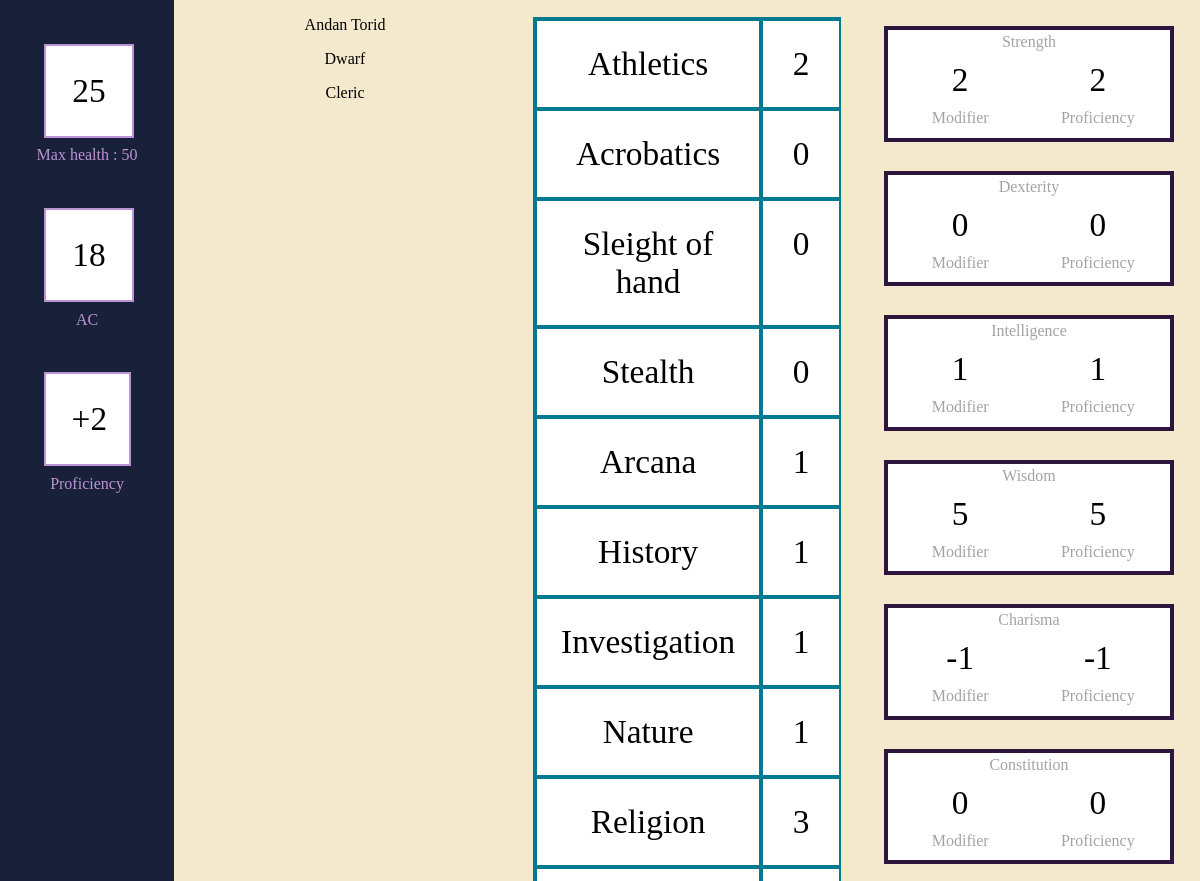
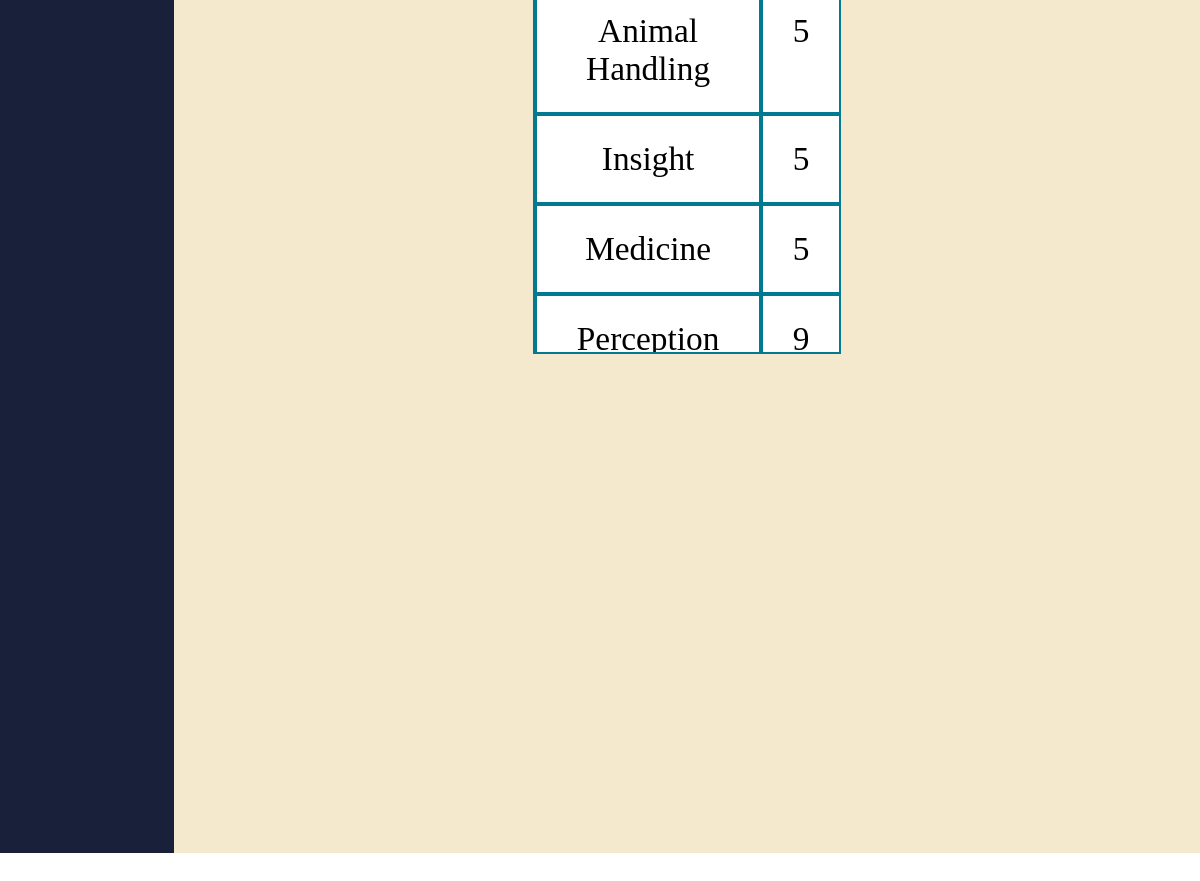
Screenshot of /character/1 with the database file from the repository (2 pictures, top to bottom).
### tables this page shows
CREATE TABLE "Character" (Character_Id INTEGER PRIMARY KEY AUTOINCREMENT, Name TEXT, Race TEXT REFERENCES Race (Race_Id), Class INT REFERENCES Class (Class_Id), Level Type, Background INT REFERENCES Background (Background_Id), HP INT, AC INT, Stats Text, Proficiencies TEXT, Speed INT, Notes TEXT, Current_HP , FOREIGN KEY (Class) REFERENCES Class (Class_Id), FOREIGN KEY (Background) REFERENCES Background (Background_Id));

CREATE TABLE "Race" (Race_Id INTEGER PRIMARY KEY AUTOINCREMENT, Name TEXT, Speed TEXT, ASI TEXT, Languages TEXT, Proficiencies TEXT);

CREATE TABLE Class (Class_Id INTEGER PRIMARY KEY AUTOINCREMENT, Name TEXT, HpDie TEXT, Proficiencies TEXT);

### routes.py (the view)
@app.route('/character/<id>')
def character_main(id):
    conn = sqlite3.connect(db)
    cur = conn.cursor()
    cur.execute('SELECT * FROM Character WHERE Character_Id = ?', (id,))
    character_data = cur.fetchone()
    if character_data is None:
        return redirect("/")
    cur.execute('SELECT Name FROM Race WHERE Race_Id = ?', (character_data[2],))
    race = cur.fetchone()
    cur.execute(f'SELECT Name FROM Class WHERE Class_Id = ?', (character_data[3],))
    classC = cur.fetchone()
    proficiencies = character_data[9].split(',')
    stats = list(map(int, character_data[8].split(',')))
    prof_bonus = ((character_data[4]-1)//4)+2
    i = 0
    skillBonus = []
    stat_data = []
    while (i < 6):
        stat_abilities = skills[i]
        mod=math.floor((stats[i]-10)//2)
        if(proficiencies.count(stat_names[i])!=0):
            stat_data.append([stat_names[i],mod,mod+prof_bonus])
        else:
            stat_data.append([stat_names[i],mod,mod])
        for ability in stat_abilities:
            count = proficiencies.count(ability)
            if (count == 2):
                skillBonus.append((ability, mod+2*prof_bonus))
            elif (count == 1):
                skillBonus.append((ability, mod+prof_bonus))
            else:
                skillBonus.append((ability, mod))
        i += 1
    values_to_list = [character_data[1], race[0], classC[0]]
    other_values = [id,character_data[6],character_data[12],character_data[7],prof_bonus]
    return render_template('CharacterMain.html', character=values_to_list, skillData=skillBonus, other_values=other_values,statData=stat_data)

### templates/CharacterMain.html
{% extends 'sheetLayout.html' %}
{% block content %}
<div class="character_main">
    <div>
        {% for data in character %}
        <P> {{data}}</P>
        {%endfor%}
    </div>
    <div class="skill_mod_grid">
        {% for skill in skillData %}
        <div class="skill_mod">
            {{skill[0]}}
        </div>
        <div class="skill_mod">
            {{skill[1]}}
        </div>
        {%endfor%}
    </div>
    <div class="stat_mod_grid">
        {% for stat in statData %}
        <div class="stat_mod">
            {{stat[0]}}
            <div class = "stat_data">
                <div class = "stat_num">{{stat[1]}}</div>
                <div class = "stat_num">{{stat[2]}}</div>
                <div>Modifier</div>
                <div>Proficiency</div>
            </div>
        </div>
        {%endfor%}
    </div>
</div>
{% endblock %}

### templates/sheetLayout.html (shortened to what this page needs)
<!DOCTYPE html>
<html>
    <head>
        <link rel = 'stylesheet', href = '../static/styles.css'>
    </head>
    <body>
        <div class = 'sheet_container' id="sheet" data-id="{{ other_values[0] }}">
            <div class = 'side_bar'>
                <div>
                    <input type="number" id="HP" value='{{other_values[2]}}' class="side_input">
                </div>
                Max health : {{other_values[1]}}
                <div>
                    <input type="number" id="AC" value='{{other_values[3]}}' class="side_input">
                </div>
                AC
                <div class = 'side_info'>
                    +{{other_values[4]}}
                </div>
                Proficiency
            </div>
            <div class = 'sheet' data-joe = "Joe">
                {% block content %}{% endblock %}
            </div>
        </div>
    </body>
</html>

### static/styles.css (style rules this page uses)
.side_bar { background-color:#182139; height: 100%; min-width: 100%; overflow: hidden; text-align: center; color: #bd93d8; }
.side_info { text-align: center; border: 2px solid #bd93d8; background-color: white; margin:25%; margin-bottom:5%; padding: 15%; font-size: 25pt; color: black; }
.side_input { text-align: center; border: 2px solid #bd93d8; background-color: white; margin:25%; margin-bottom:5%; padding: 15%; font-size: 25pt; color: black; width: 20%; font-family: "Bree Serif", serif; font-weight: 400; }
.sheet_container { display: grid; grid-template-columns:14.5% 85.5%; grid-template-rows: 100%; min-height: 100%; font-family: "Bree Serif", serif; font-weight: 400; font-style: normal; }
.sheet { background-color: #f4e9cd; }
body { margin: 0px; height: 70vw; }
.character_main { display: grid; grid-template-columns: 1fr 1fr 1fr; text-align: center; }
.skill_mod_grid { border: 2px solid #007991; background-color: white; font-size: 25pt; display: grid; grid-template-columns: 4fr 1fr; margin: 5%; height: 70%; overflow-y: scroll; overflow-x: hidden; }
.skill_mod { border: 2px solid #007991; padding:1.5pc; }
.stat_mod_grid { display: grid; grid-template-rows: 1fr 1fr 1fr 1fr 1fr 1fr; margin: 5%; height: 50%; }
.stat_mod { border: 4px solid #2d153c; padding: 1%; margin: 3%; background-color: white; color: #A3A3A3; height: 70%; }
.stat_data { display: grid; grid-template-columns: 1fr 1fr; }
.stat_num { padding: 10px; font-size: 25pt; color: black; }

### rows the page displays
Character: Current_HP "25", Name "Andan Torid"
Race: Name "Dwarf"
Class: Name "Cleric"

### other values shown
{{ other_values[1] }} "50"
{{ other_values[4] }} "2"
{{ skill[0] }} "Athletics" "Acrobatics" "Sleight of hand" "Stealth" "Arcana" "History" "Investigation" "Nature" "Religion" "Animal Handling" "Insight" "Medicine" "Perception"
{{ skill[1] }} "2" "0" "0" "0" "1" "1" "1" "1" "3" "5" "5" "5" "9"
{{ stat[0] }} "Strength" "Dexterity" "Intelligence" "Wisdom" "Charisma" "Constitution"
{{ stat[1] }} "2" "0" "1" "5" "-1" "0"
{{ stat[2] }} "2" "0" "1" "5" "-1" "0"
